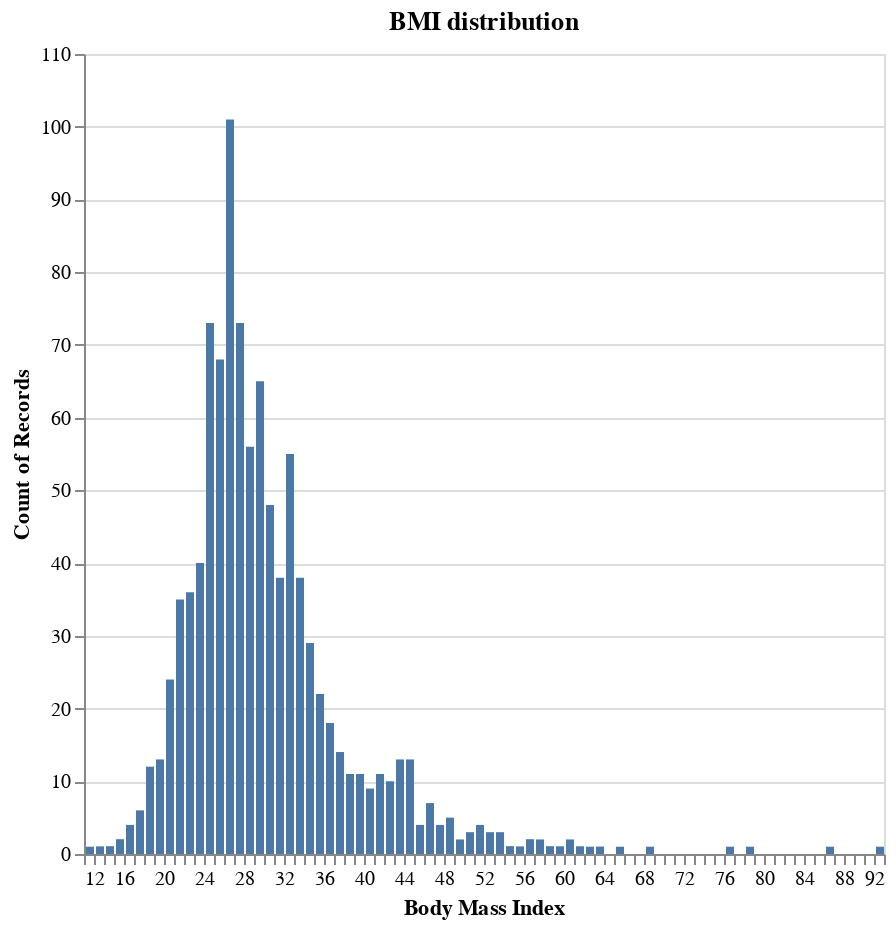

Notebook code for this chart:
### Markdown cell above
#### BMI distribution
The second chart illustrates the Body Mass Index (BMI) distribution within the dataset. BMI is derived by dividing a person's body height in meters by the square of their mass in kilograms, establishing a proportional relationship between weight and height. A BMI falling between 18.5 and 25 is generally considered healthy, while values lower or higher might indicate an unhealthy weight. Although BMI alone is not a comprehensive measurement, it serves as a valuable indicator.

Observing the graph reveals that the majority of individuals have a BMI exceeding 25, with some extreme cases surpassing a BMI of 40.

### Code cell
idaData["_BMIS"] = data["_BMI5"]/100

# display the BMIS distribution with smaller bins
alt.Chart(idaData).mark_bar().encode(
    alt.X("_BMIS", title="Body Mass Index", bin=alt.Bin(step=1)),
    y='count()',
    tooltip=[alt.Tooltip(field='_BMIS', type='nominal', title='BMI'), 'count()']
).properties(
    width=400,
    height=400,
    title='BMI distribution'
)

### Figure 1 — Vega specification as saved in the notebook (floating-point values rounded to 4 significant figures; data arrays with more than 128 entries replaced by an {"elided": "..."} marker saying what was removed)
{"$schema": "https://vega.github.io/schema/vega/v5.json", "data": [{"name": "source_0", "values": {"elided": "1503 records"}}, {"name": "source_0_y_domain___count", "values": [{"min": 1, "max": 101}]}], "signals": [{"name": "bin_step_1__BMIS_bins", "value": {"fields": ["_BMIS"], "fname": "bin__BMIS", "start": 12.0, "step": 1.0, "stop": 92.0}}], "marks": [{"type": "rect", "name": "marks", "from": {"data": "source_0"}, "encode": {"update": {"x": {"field": "bin_step_1__BMIS_end", "scale": "x", "offset": {"signal": "0.5 + (abs(scale(\"x\", datum[\"bin_step_1__BMIS_end\"]) - scale(\"x\", datum[\"bin_step_1__BMIS\"])) < 0.25 ? 0.5 * (0.25 - (abs(scale(\"x\", datum[\"bin_step_1__BMIS_end\"]) - scale(\"x\", datum[\"bin_step_1__BMIS\"])))) : -0.5)"}}, "y2": {"value": 0, "scale": "y"}, "tooltip": {"signal": "{\"BMI\": isValid(datum[\"_BMIS\"]) ? datum[\"_BMIS\"] : \"\"+datum[\"_BMIS\"], \"Count of Records\": format(datum[\"__count\"], \"\")}"}, "fill": {"value": "#4c78a8"}, "ariaRoleDescription": {"value": "bar"}, "description": {"signal": "\"Body Mass Index: \" + (!isValid(datum[\"bin_step_1__BMIS\"]) || !isFinite(+datum[\"bin_step_1__BMIS\"]) ? \"null\" : format(datum[\"bin_step_1__BMIS\"], \"\") + \" – \" + format(datum[\"bin_step_1__BMIS_end\"], \"\")) + \"; Count of Records: \" + (format(datum[\"__count\"], \"\")) + \"; BMI: \" + (isValid(datum[\"_BMIS\"]) ? datum[\"_BMIS\"] : \"\"+datum[\"_BMIS\"])"}, "y": {"field": "__count", "scale": "y"}, "x2": {"field": "bin_step_1__BMIS", "scale": "x", "offset": {"signal": "0.5 + (abs(scale(\"x\", datum[\"bin_step_1__BMIS_end\"]) - scale(\"x\", datum[\"bin_step_1__BMIS\"])) < 0.25 ? -0.5 * (0.25 - (abs(scale(\"x\", datum[\"bin_step_1__BMIS_end\"]) - scale(\"x\", datum[\"bin_step_1__BMIS\"])))) : 0.5)"}}}}, "style": ["bar"]}], "scales": [{"name": "x", "type": "linear", "domain": {"signal": "[bin_step_1__BMIS_bins.start, bin_step_1__BMIS_bins.stop]"}, "range": [0, {"signal": "width"}], "bins": {"signal": "bin_step_1__BMIS_bins"}, "zero": false}, {"name": "y", "type": "linear", "domain": [{"signal": "(data(\"source_0_y_domain___count\")[0] || {}).min"}, {"signal": "(data(\"source_0_y_domain___count\")[0] || {}).max"}], "range": [{"signal": "height"}, 0], "zero": true, "nice": true}], "axes": [{"scale": "y", "ticks": false, "maxExtent": 0, "zindex": 0, "labels": false, "minExtent": 0, "aria": false, "gridScale": "x", "grid": true, "orient": "left", "tickCount": {"signal": "ceil(height/40)"}, "domain": false}, {"scale": "x", "title": "Body Mass Index", "labelFlush": true, "zindex": 0, "labelOverlap": true, "orient": "bottom", "grid": false, "tickCount": {"signal": "ceil(width/10)"}}, {"scale": "y", "labelOverlap": true, "orient": "left", "zindex": 0, "grid": false, "title": "Count of Records", "tickCount": {"signal": "ceil(height/40)"}}], "title": {"text": "BMI distribution", "frame": "group"}, "background": "white", "padding": 5, "height": 400, "style": "cell", "width": 400}
